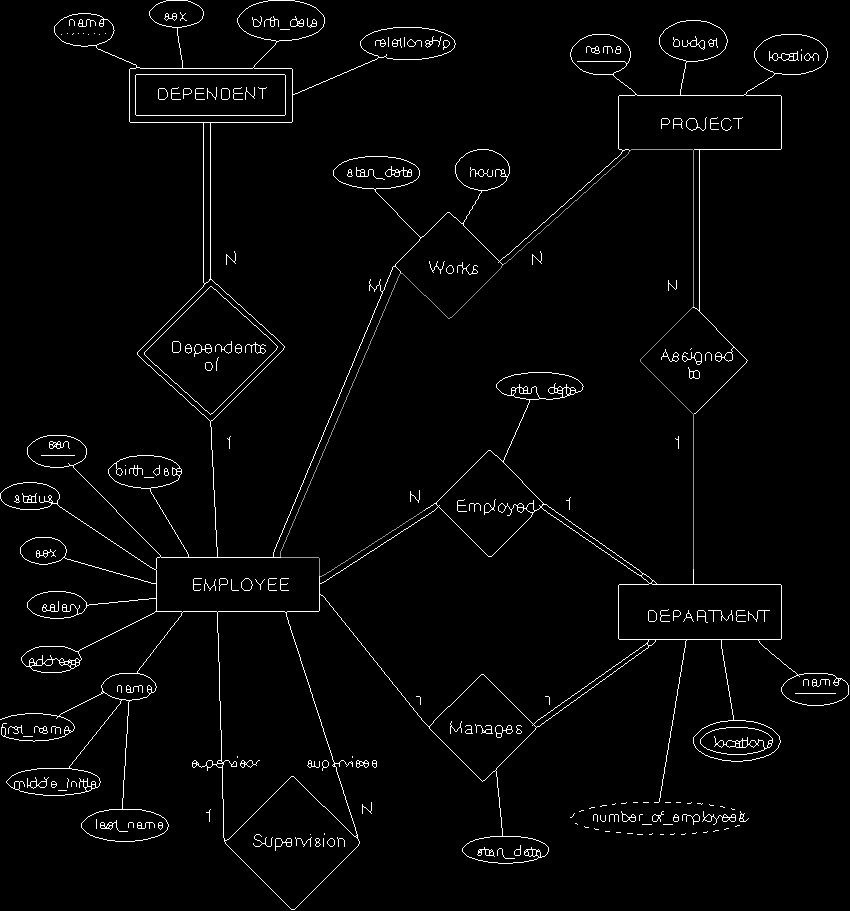
#> input picture src/before_path_11_16_5.png, 850 x 911 px
$ python -i preprocessing.py   (imports and definitions only)   (older library calls are emulated)
#> lines starting #> are read from the running program, lines starting #| are printed output that depends on the picture
#> further down, picture is the input picture: shape (911, 850); min 0, max 255, mean 6
from skimage.filters import threshold_yen
import numpy as np
import cv2

# [92 lines left out: functions OrderPoints, TransformPrespective, GetMaxContour, warpedPrespective, not called in this run]

def RemoveShadow(img_gray,debug=False):
    #remove noise and writting on paper to leave out onlu the illumination
#> called with debug = False
    dilated_img = cv2.dilate(img_gray, np.ones((7,7), np.uint8))
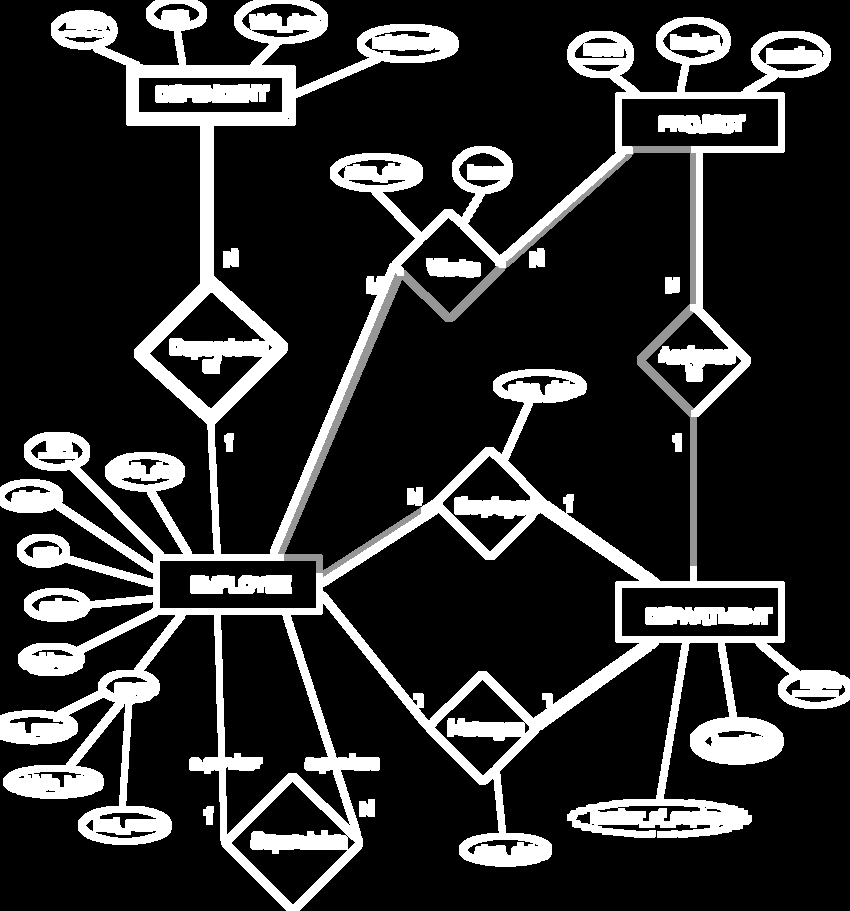
#> dilated_img: shape (911, 850); min 0, max 255, mean 47.2
    blurred_img = cv2.medianBlur(dilated_img, 21)
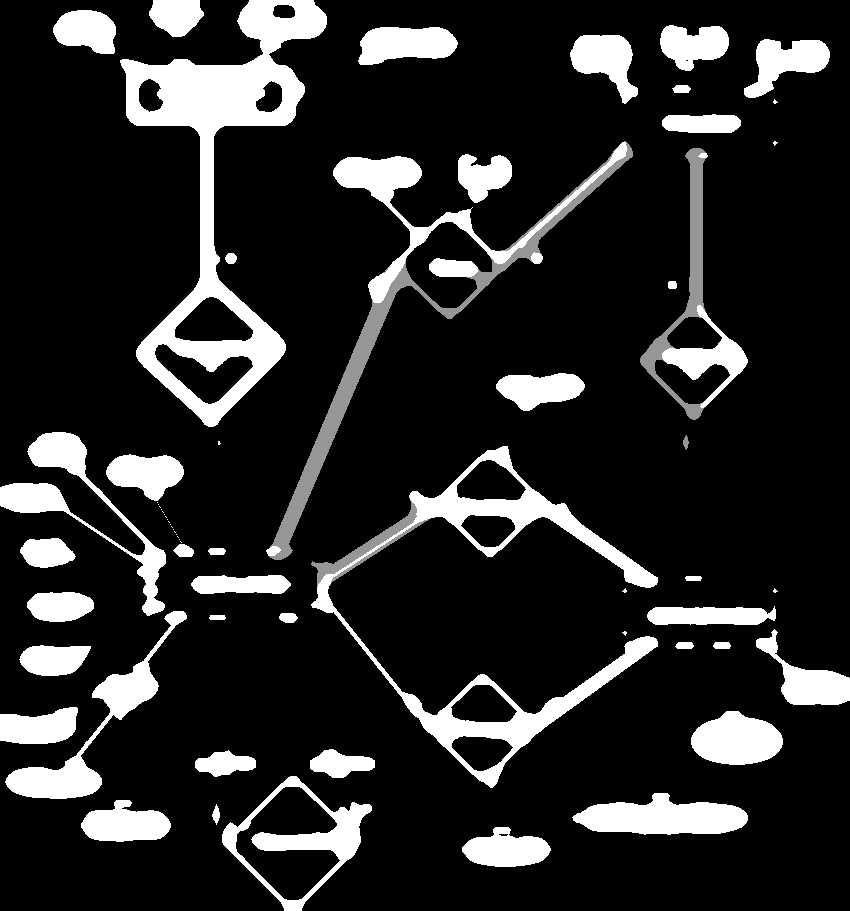
#> blurred_img: shape (911, 850); min 0, max 255, mean 39.9
    #remove any dark lighning aka shadow
    diff_img = 255 - cv2.absdiff(img_gray, blurred_img)
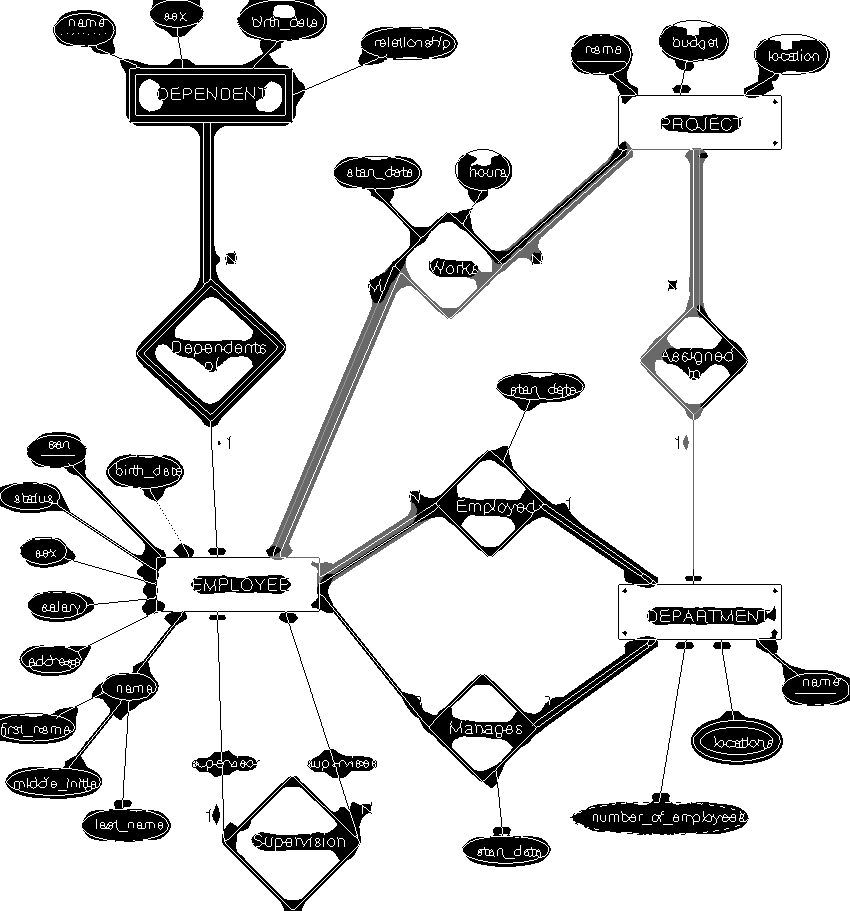
#> diff_img: shape (911, 850); min 0, max 255, mean 218.8
    norm_img = diff_img.copy()
    #normalization and word sharpening
    cv2.normalize(diff_img, norm_img, alpha=0, beta=255, norm_type=cv2.NORM_MINMAX, dtype=cv2.CV_8UC1)
    _, thr_img = cv2.threshold(norm_img, 230, 0, cv2.THRESH_TRUNC)
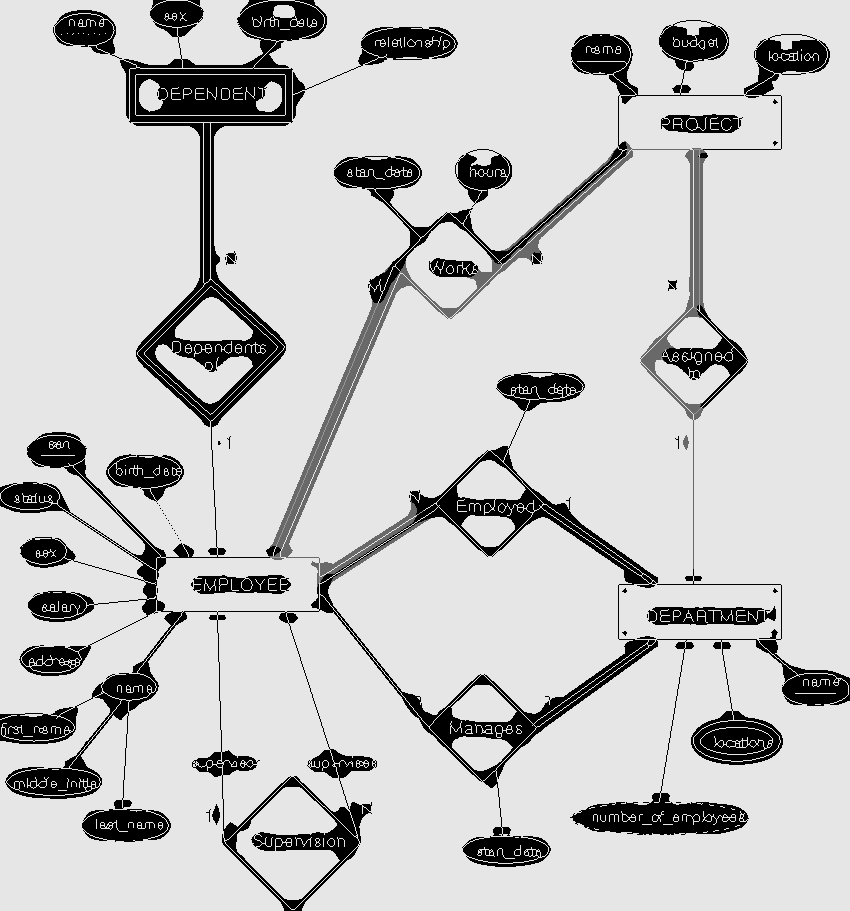
#> thr_img: shape (911, 850); min 0, max 230, mean 197.5
    cv2.normalize(thr_img, thr_img, alpha=0, beta=255, norm_type=cv2.NORM_MINMAX, dtype=cv2.CV_8UC1)
    if(debug):
        cv2.imwrite("shadowOut.png",norm_img)
        cv2.imwrite("thres.png",thr_img)
    return thr_img

# [7 lines left out: function Binarize, not called in this run]

>>> import cv2
>>> picture = cv2.imread('before_path_11_16_5.png', cv2.IMREAD_GRAYSCALE)
>>> result = RemoveShadow(picture)
